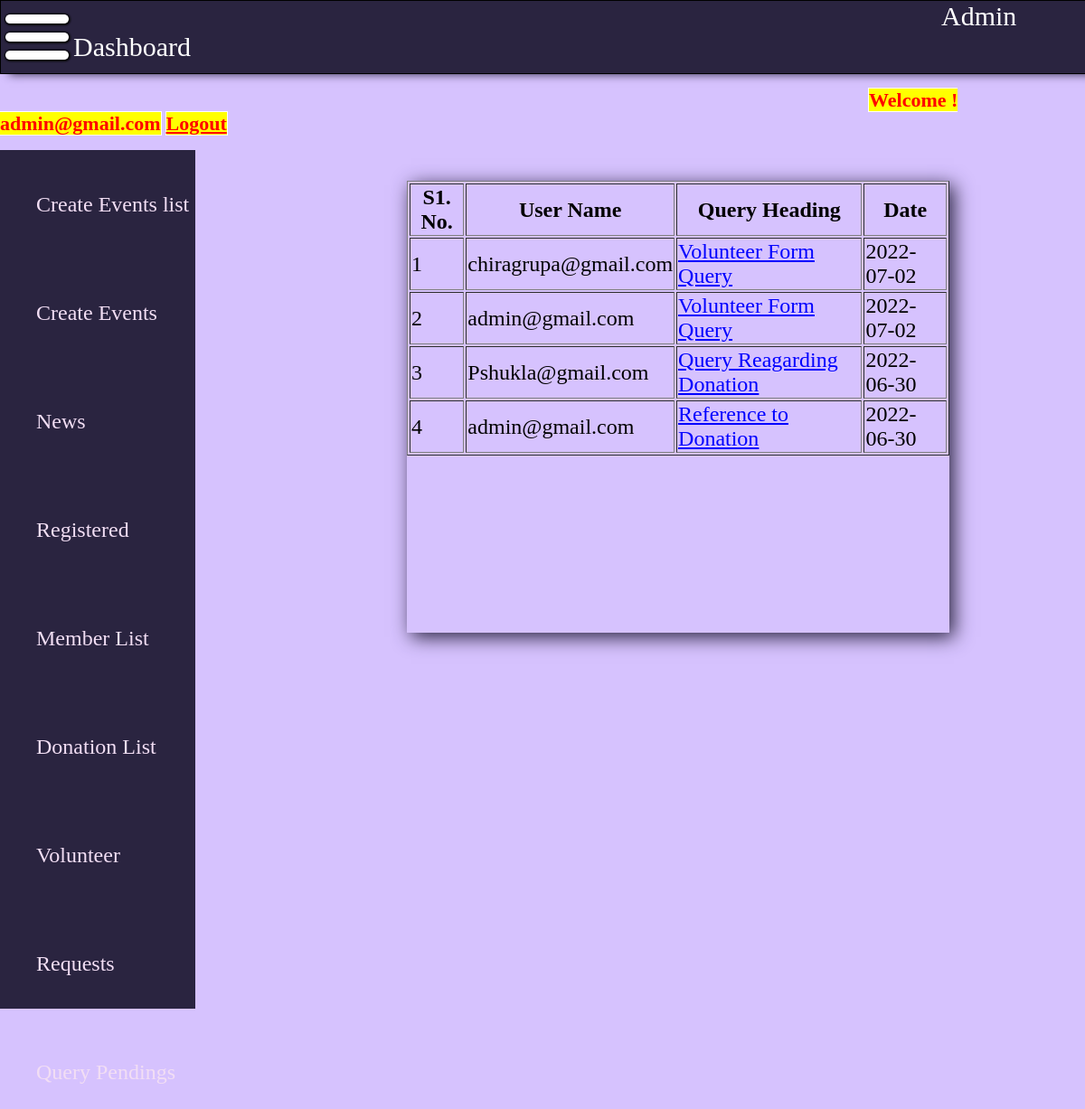
Screenshot of /displayQueryRequest.php (signed in) with the database file from the repository.
### tables this page shows
CREATE TABLE IF NOT EXISTS `query` (
  `qid` int(11) NOT NULL AUTO_INCREMENT,
  `q_username` varchar(40) NOT NULL,
  `q_head` varchar(40) NOT NULL,
  `q_desc` text NOT NULL,
  `q_reciever` varchar(40) NOT NULL DEFAULT 'admin',
  `q_date` date NOT NULL,
  PRIMARY KEY (`qid`)
);

### displayQueryRequest.php (the view)
<?php
require_once('adminMenu.php');
?>
<div id='content'>
    <div id='rightside' style='font-size:24px;'>
    <table border='1' align='center' id='tabledesign'>
       <tr> <th> S1. No.</th> <th> User Name </th> <th> Query Heading </th> <th> Date</th> </tr>
  <?php
    include("dbconnect.php");
    $displayquery = mysqli_query($con , "select * from query order by q_date desc");
    $count =0;
    while($row=mysqli_fetch_array($displayquery)){
      $count++;
      $id = $row["qid"];
      echo("<tr>");
      echo("<td>");
      echo($count);
      echo("</td>");
      echo("<td>");
      echo($row["q_username"]);
      echo("</td>");
      echo("<td>");
      echo("<a href='displayQueryDetail.php?id=$id' style='color:blue'>". $row["q_head"]. " </a>");
      echo("</td>");
      echo("<td>");
      echo($row["q_date"]);
      echo("</td>");
      echo("</tr>");
    }
  ?>
</table>
    </div>
</div>

### style.css (style rules this page uses)
body { margin: 0px; padding: 0px; background-color: #D6C2FE; position: relative; }
#content { min-height: 1000px; width: 100%; }
#rightside { width: 50%; box-shadow: 5px 5px 20px #2A2440; min-height: 500px; display: inline-block; position: absolute; left: 450px; top: 200px; }

### rows the page displays
query: q_username "chiragrupa@gmail.com", q_head "Volunteer Form Query", q_date "2022-07-02"
query: q_username "admin@gmail.com", q_head "Volunteer Form Query", q_date "2022-07-02"
query: q_username "Pshukla@gmail.com", q_head "Query Reagarding Donation", q_date "2022-06-30"
query: q_username "admin@gmail.com", q_head "Reference to Donation", q_date "2022-06-30"

### other values shown
$_SESSION["uname"] "admin@gmail.com"
